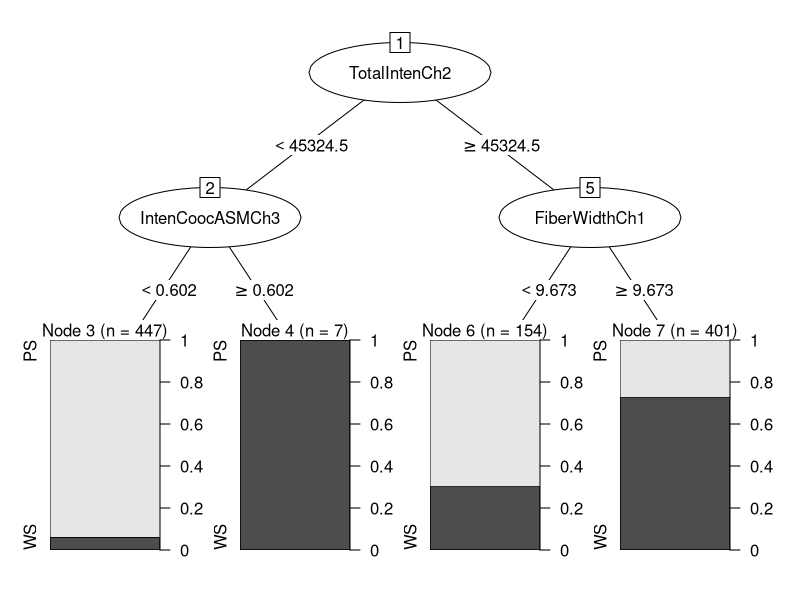
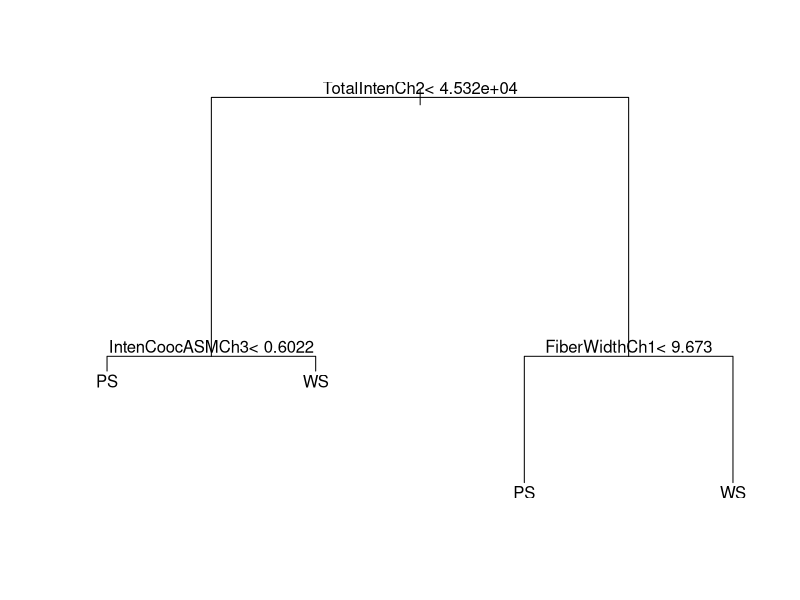
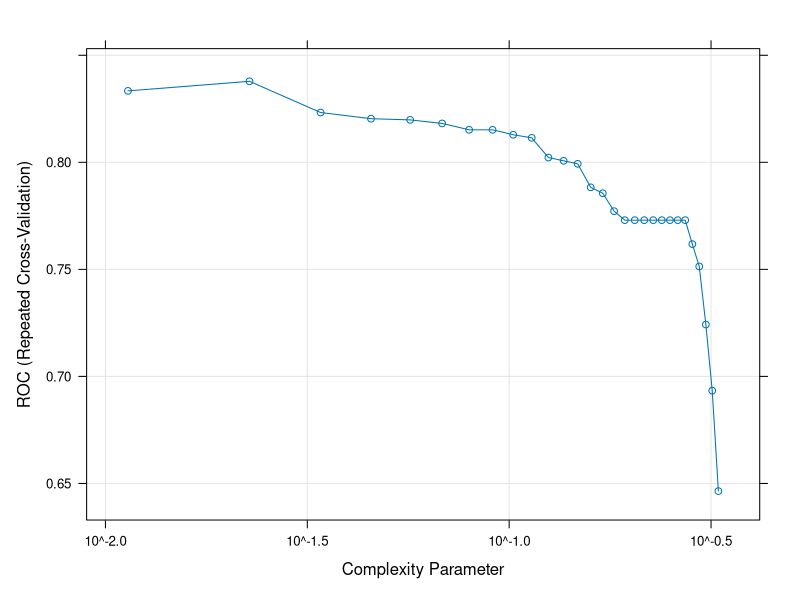

R code for these plots, in order: (Note: this script raises an error after producing the figures.)
#http://www.edii.uclm.es/~useR-2013/Tutorials/kuhn/user_caret_2up.pdf

library(caret)

data(segmentationData)

seg = segmentationData 
rm(segmentationData )

seg$Cell <- NULL

tr = subset(seg, Case == "Train")
tst = subset(seg, Case == "Test")
tr$Case <- NULL
tst$Case <- NULL

str(tr)
table(tr$Class)

tr_x <- tr[, names(tr) != "Class"]
## Methods are "BoxCox", "YeoJohnson", center", "scale",
## "range", "knnImpute", "bagImpute", "pca", "ica" and
## "spatialSign"
preProc <- preProcess(tr_x, method = c("center","scale"))
preProc

scl_tr <- predict(preProc, tr_x)
head(tr_x)

# To get honest estimates of performance, all data transformations should
# be included within the cross-validation loop.

caret:::createFolds
caret:::createMultiFolds
caret:::createDataPartition

caret:::createResample
?createResample

# example d tree
library(rpart)
prt1 <- rpart( Class~., data=tr, control= rpart.control(maxdepth = 2))
prt1
# convert to party class to plot
library(party)
library(partykit)        

prt1a <- as.party(prt1)
plot(prt1a)
# comparing
plot(prt1) ; text(prt1)


# Specifically, the "one SE" rule is used: estimate the standard error of
# performance for each tree size then choose the simplest tree within one
# standard error of the absolute best tree size
rpartFull <- rpart( Class ~. , data=tr)
rpartFull

r_pred <- predict(rpartFull, tst, type = "class") 
confusionMatrix(r_pred, tst$Class)

#-------------------------------------------------------
# now with caret and tuning parameters

train( Class~., data=tr, method = "rpart", tuneLength = 30)

ctrl <- trainControl(method = "repeatedcv", repeats = 3)

train( Class~., data=tr, 
       method = "rpart", 
       tuneLength = 30, 
       trControl = ctrl)

# set classProbs and twoClassSummary for ROC curve

ctrl <- trainControl(method = "repeatedcv"
                     , repeats = 3
                     ,summaryFunction = twoClassSummary
                     ,classProbs = T
                     )
set.seed(1)
rpt_tn <- train( Class~., data=tr, method = "rpart",
                 tuneLength = 30,
                 metric = "ROC",
                 trControl = ctrl)
rpt_tn

rpt_tn$finalModel

plot(rpt_tn, scales = list( x = list(log = 10)))

r_pred2 <- predict(rpt_tn, tst)

confusionMatrix(r_pred2, tst$Class)

# getting predicting class probabilities
rpt_probs <- predict(rpt_tn, tst, type = "prob")
head(rpt_probs)

# generating ROC curve
install.packages("pROC")
library(pROC)
rpt_ROC <- roc(tst$Class, rpt_probs[,"PS"],
         levels = rev(tst$Class) )
         
plot(rpt_ROC, type = "S", print.thres = 0.5)


# fit 100 models for each iteration of resampling
grid <- expand.grid(.model = "tree",
                    .trials = c(1:100),
                    .winnow = FALSE)

c5_tn <- train( tr_x , tr$Class, method = "C5.0",
                metric = "ROC", tuneGrid = grid,
                trControl = ctrl)

c5_tn 
c5_tn$finalModel

plot(c5_tn) #prorfile

c5pred <- predict(c5_tn, tst)
confusionMatrix( c5pred, tst$Class)

c5probs <- predict( c5_tn, tst, type="prob")
head(c5probs,5)
library(pROC)
c5ROC <- roc( predictor = c5probs$PS,
              response = tst$Class,
              levels = rev(levels(tst$Class)))
c5ROC

# compare - on same plot
plot( rpt_ROC, type="S")
plot( c5ROC, add = T, col = "#9E0142")

# probablity of poor segmentation
histogram( ~c5probs$PS | tst$Class, xlab = "Probability of Poor Segmentation")

#-------------------------------------------------------------------------
# Support Vector Machines

# tuning is important in SVM because it can overfit the data!
set.seed(1)
svmtn <- train( x = tr_x, y = tr$Class, 
                method = "svmRadial", tuneLength = 9,
                preProc = c("center","scale"),
                metric = "ROC",
                trControl = ctrl)
svmtn
svmtn$finalModel
plot(svmtn, metric = "ROC", scales = list(x = list(log = 2)))

s_pred <- predict(svmtn, tst[ ,names(tst) != "Class"])
confusionMatrix(s_pred, tst$Class)

s_prob <- predict(svmtn, tst[ ,names(tst) != "Class"], type="prob")
head(s_prob)
s_ROC <- roc( predictor = s_prob$PS, response = tst$Class, levels =rev(levels(tst$Class)))


plot( rpt_ROC, type="S")
plot( c5ROC, add = T, col = "#9E0142")
plot( s_ROC, add = T, col = "#00FFFF")

#-----------------------------------------------------------------------

# Comparing model performance with resampling

# collates results of all 3 models
cv <- resamples(list( CART = rpt_tn, SVM = svmtn, C5.0 = c5_tn))
summary(cv)

# visualizing resampling

splom( cv, metric = "ROC")
xyplot(cv, metric = "ROC")
parallelplot(cv, metric = "ROC")
dotplot(cv, metric = "ROC")

# comparing model differences
roc_dif <- diff(cv, metric = "ROC")
summary(roc_dif)
dotplot(roc_dif, metric ="ROC")
